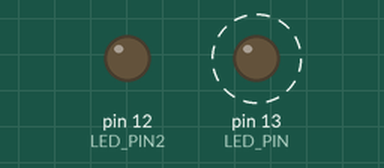
This sketch was run on a simulated Arduino Uno, built with avr-gcc and run on an emulated ATmega328P. Shown: output pins drawn as LEDs (lit = HIGH). Dashed ring = blinking.

Above: at 0.5 s.
At 3.5 s:
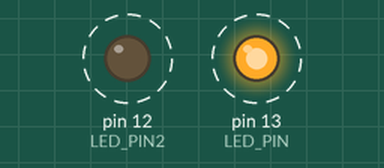
Timing chart, 0 to 4.6 s (numbered marks = the images above):
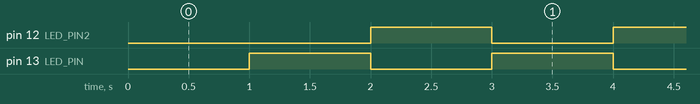

The sketch:

HighLow_Blink.ino
```cpp
#define LED_PIN 13
#define LED_PIN2 12

unsigned long previousMillis = 0;
const long interval = 1000;
bool ledState = false;

void setup() {
  pinMode(LED_PIN, OUTPUT);
  pinMode(LED_PIN2, OUTPUT);
}

void loop() {
  unsigned long currentMillis = millis();

  if (currentMillis - previousMillis >= interval) {
    previousMillis = currentMillis;

    ledState = !ledState;

    if (ledState) {
      digitalWrite(LED_PIN, HIGH);
      digitalWrite(LED_PIN2, LOW);
    } else {
      digitalWrite(LED_PIN, LOW);
      digitalWrite(LED_PIN2, HIGH);
    }
  }
}
```

Measured:
- by itself, pin 12 (LED_PIN2), pin 13 (LED_PIN): alternates HIGH for 1.0 s and LOW for 1.0 s
